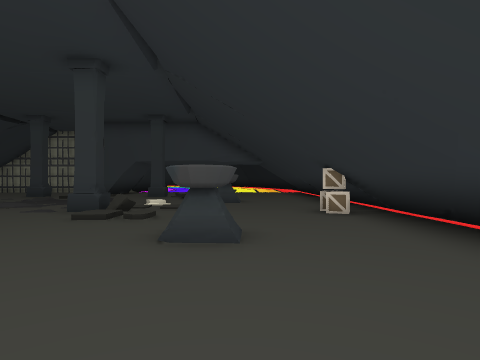
View 1 (above)

18 first-person views from a walk through a scene from a Unity 3-D project. The camera is 1.4 m above the floor, looks level and sees 75° across. The floor is counted in squares, 2 m on a side. Each view is taken from the middle of a square. On the plan, view 1 faces up. The plan holds only what a view shows up to about 10 squares ahead; the rest is blank. The place goes on beyond the plan. The player character is not drawn. Some surface patterns are stand-ins.

View 2
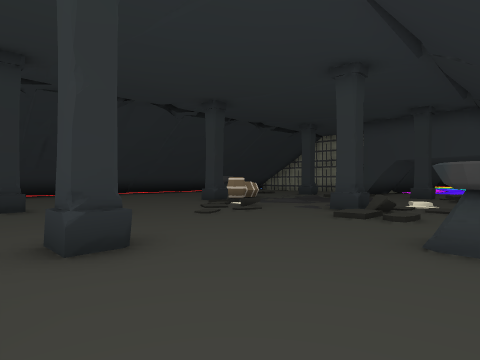

View 3
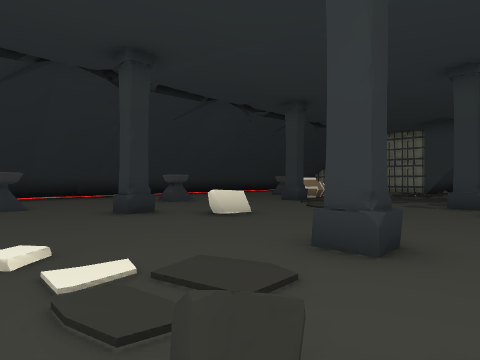

View 4
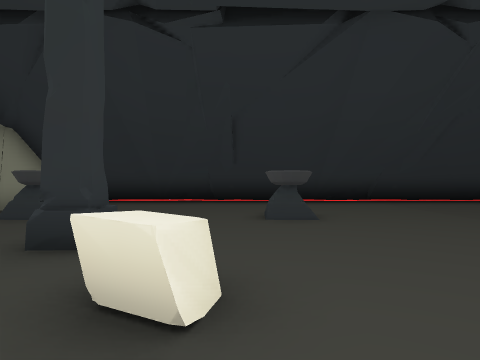

View 5
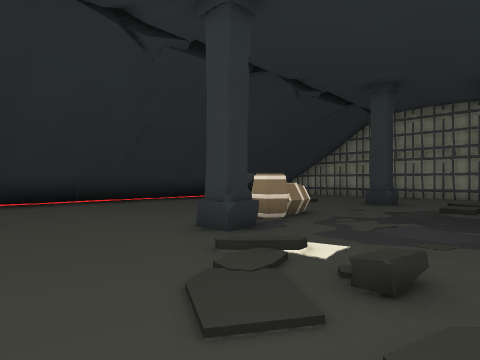

View 6
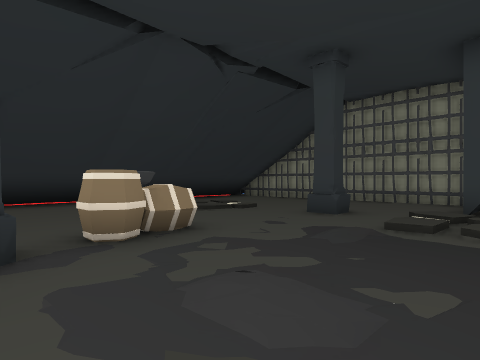

View 7
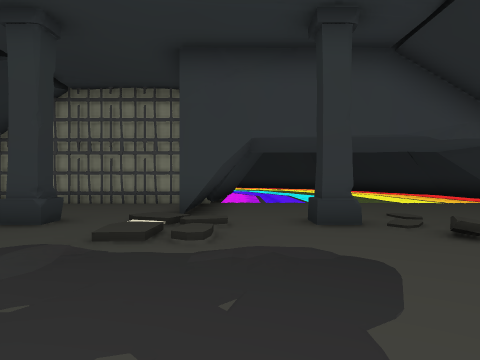

View 8
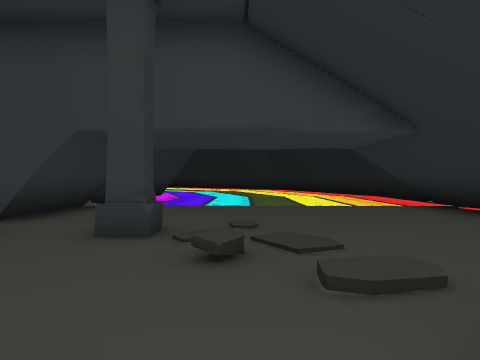

View 9
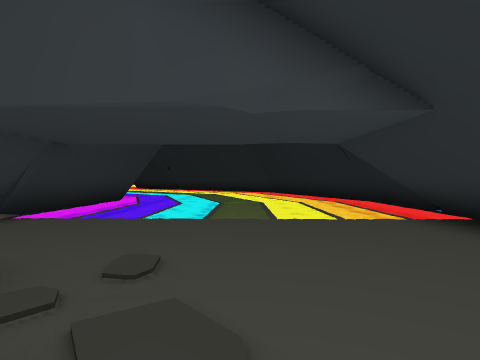

View 10
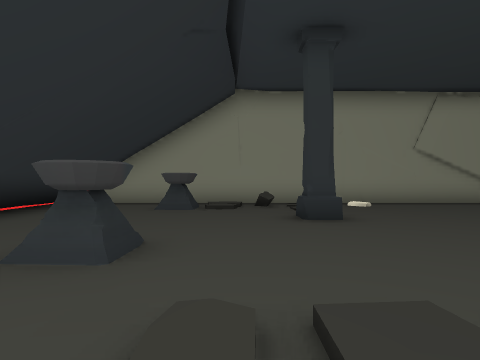

View 11
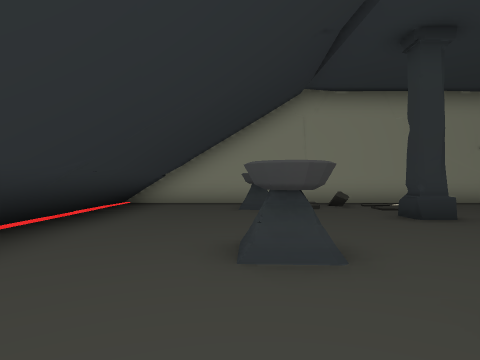

View 12
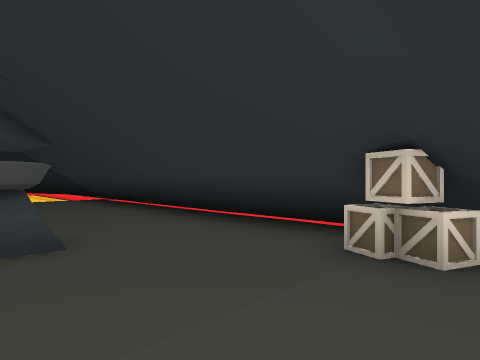

View 13
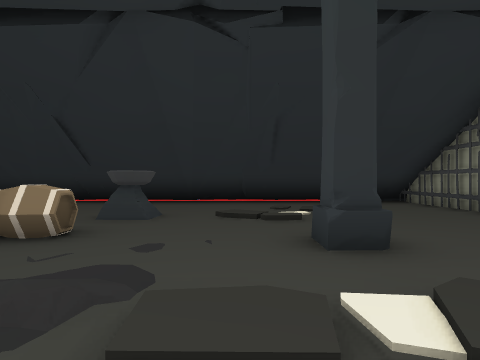

View 14
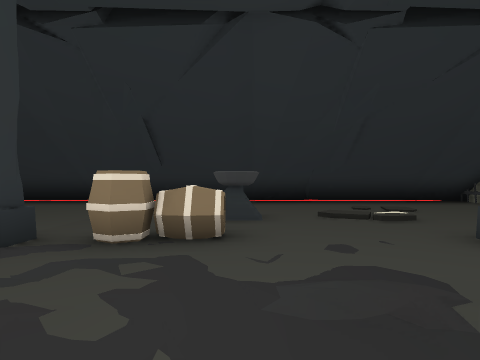

View 15
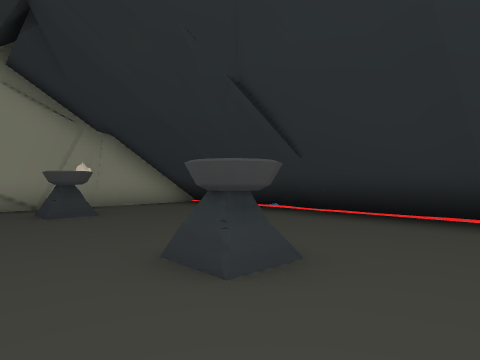

View 16
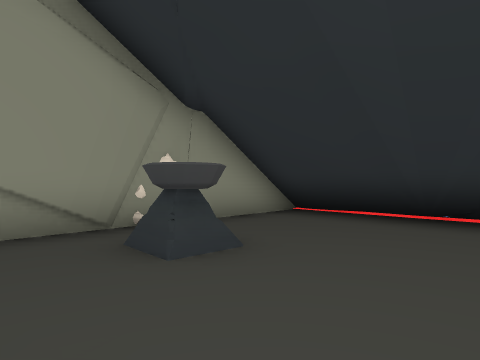

View 17
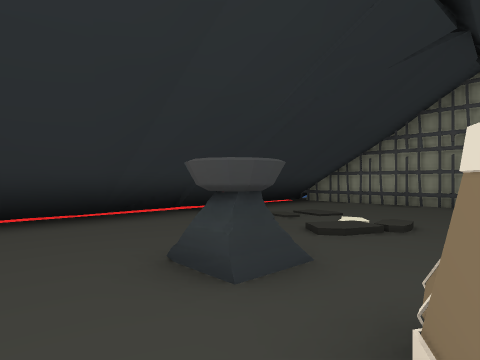

View 18
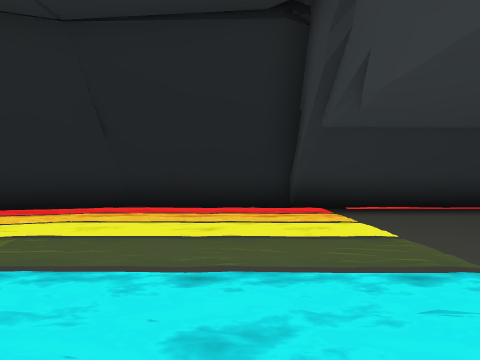

### Floor plan
Key: @ floor where view 1 was taken; # wall or solid block; . floor; / step, stairs or slope; ~ water the walk can cross; B block; P pillar; C crate; A barrel; O other object.
Columns run from 15 left of view 1 to 4 right of it. Each row starts with its distance up from view 1.
 22                ~.~~#
 21           #~.~~~.~~#
 20          ##~.~~~.~~#
 19          ##~.~~~.~##
 18 ##########~~.~~~.~##
 17 #........#........#
 16 ##.......#........#
 15 ##.......#........#
 14 #.................#
 13 #.../..P///.P.....#
 12 #.../..../.../....#
 11 ##.....././.../...#
 10 ##..O.........OO..#
  9 #.....A...........#
  8 #......../........#
  7 #......P/..BP....C#
  6 ##......//..//....#
  5 ##................#
  4 #...O.........OO..#
  3 #.................#
  2 #.......B.........#
  1 ##.....P....P.....#
  0 ##.............@..#
 -1 #...O.......B.OO..#
 -2 #.................#
 -3 ### O##############

Where each view was taken, in squares from view 1:
view 1: 0 up, 0 right, facing up
view 2: 0 up, 0 right, facing up-left
view 3: 2 down, 2 left, facing up-left
view 4: 3 up, 5 left, facing left
view 5: 4 up, 5 left, facing up-left
view 6: 7 up, 5 left, facing up-left
view 7: 8 up, 5 left, facing up
view 8: 9 up, 2 left, facing up
view 9: 11 up, 1 left, facing up
view 10: 7 up, 2 left, facing down
view 11: 7 up, 0 right, facing down
view 12: 6 up, 1 left, facing up-right
view 13: 12 up, 5 left, facing left
view 14: 10 up, 5 left, facing left
view 15: 6 up, 9 left, facing down-left
view 16: 2 up, 9 left, facing down-left
view 17: 8 up, 9 left, facing up-left
view 18: 19 up, 4 left, facing right
